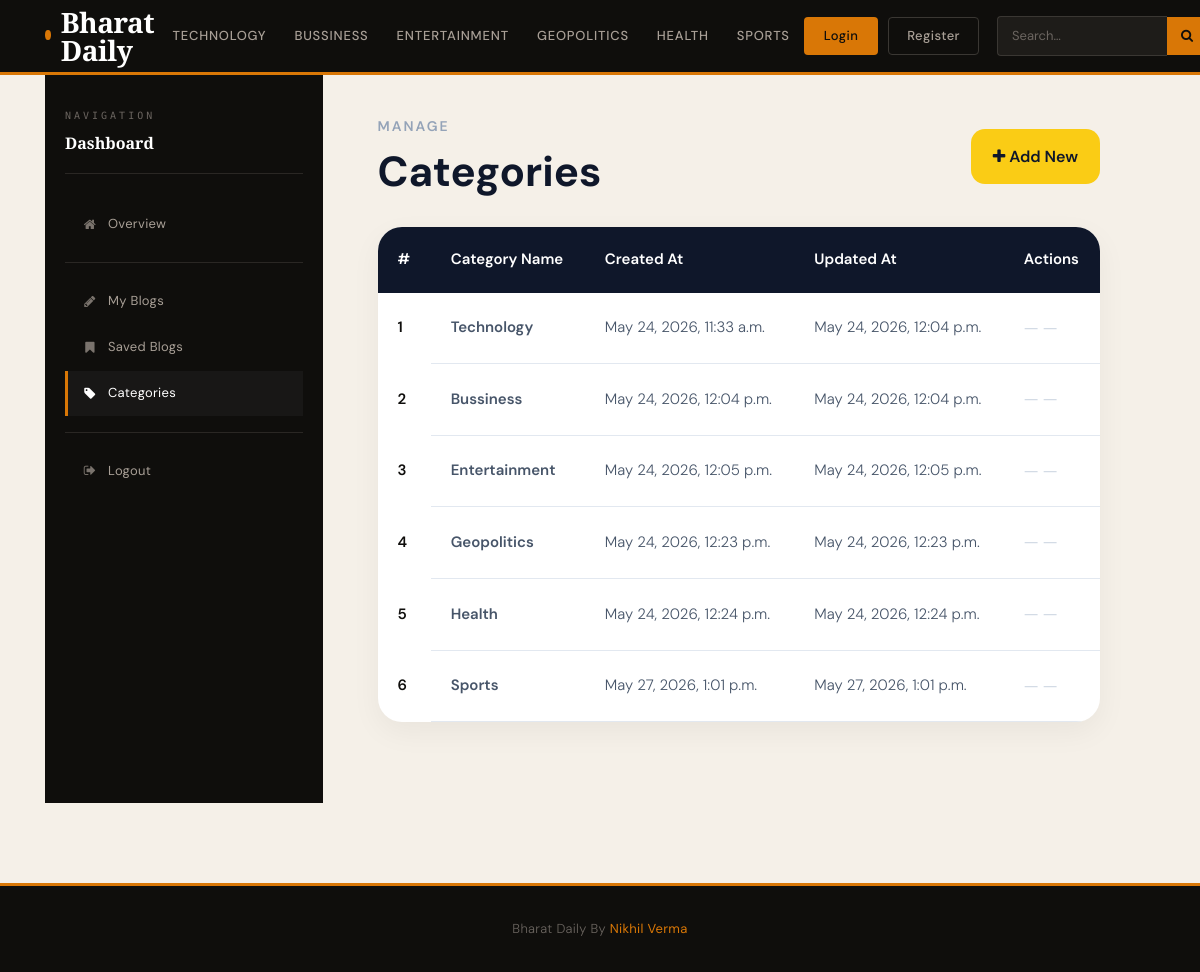
/dashboard/categories/, run on the app's committed database.
### blog/models.py (models this page shows)
class Category(models.Model):
    category_name=models.CharField(max_length=50,unique=True)
    created_at=models.DateTimeField(auto_now_add=True)
    updated_at=models.DateTimeField(auto_now=True)
    class Meta:
        verbose_name_plural = 'categories'
    def __str__(self):       #It is the strign representation of the category model
        return self.category_name

### dashboards/views.py (the view)
# urls.py: path('categories/',views.categories,name='categories'),
def categories(request):
    return render(request,'dashboard/categories.html')

### blog/context_processor.py (called while the page is built)
def get_categories(request):
      categories = Category.objects.all()
      return dict(categories=categories)

def get_social_link(request):
      social_link = SocialLink.objects.all()
      return dict(social_link=social_link)

### templates/dashboard/categories.html (shortened to what this page needs)
{% extends 'base.html' %}
{% block content %}
<div class="row m-0" style="min-height:calc(100vh - 72px);">
    {% include 'dashboard/sidebar.html' %}
    <div class="col-md-9">
        <div class="dash-content">
            <div class="dash-page-header">
                <div>
                    <p class="dash-page-label">Manage</p>
                    <h1 class="dash-page-title">Categories</h1>
                </div>
                <a href="{% url 'add_category' %}" class="dash-add-btn">
                    <i class="fa fa-plus"></i> Add New
                </a>
            </div>
            <div class="dash-table-wrap">
                <table class="dash-table">
                    <thead>
                        <tr>
                            <th>#</th>
                            <th>Category Name</th>
                            <th>Created At</th>
                            <th>Updated At</th>
                            <th>Actions</th>
                        </tr>
                    </thead>
                    <tbody>
                        {% for cat in categories %}
                        <tr>
                            <th>{{ forloop.counter }}</th>
                            <td class="cell-title">{{ cat }}</td>
                            <td>{{ cat.created_at }}</td>
                            <td>{{ cat.updated_at }}</td>
                            <td>
                                {% if perms.blog.change_category %}
                                <a href="{% url 'edit_category' cat.id %}" class="dash-action dash-action-edit">
                                    <i class="fa fa-pencil"></i>
                                </a>
                                {% else %}
                                <span class="dash-action-none">—</span>
                                {% endif %}
                                {% if perms.blog.delete_category %}
                                <a href="{% url 'delete_category' cat.id %}" class="dash-action dash-action-delete ml-1">
                                    <i class="fa fa-trash"></i>
                                </a>
                                {% else %}
                                <span class="dash-action-none">—</span>
                                {% endif %}
                            </td>
                        </tr>
                        {% endfor %}
                    </tbody>
                </table>
            </div>
        </div>
    </div>
</div>
{% endblock %}

### templates/base.html (shortened to what this page needs)
{% load static %}
<!DOCTYPE html>
<html lang="en">
<head>
    <link rel="stylesheet" href="https://stackpath.bootstrapcdn.com/bootstrap/4.5.2/css/bootstrap.min.css">
    <link rel="stylesheet" href="https://cdnjs.cloudflare.com/ajax/libs/font-awesome/4.7.0/css/font-awesome.min.css">
</head>
<body>
    <header class="main-header">
        <div class="container">
            <div class="header-inner">
                <a class="logo" href="/">
                    <span class="logo-dot"></span>
                    Bharat Daily
                </a>
                <ul class="nav-cats d-none d-lg-flex">
                    {% for cat in categories %}
                    <li>
                        <a href="{% url 'posts_by_category' cat.id %}">{{ cat.category_name }}</a>
                    </li>
                    {% endfor %}
                </ul>
                <div class="nav-actions">
                    {% if user.is_authenticated %}
                        <a class="btn-dashboard" href="{% url 'dashboard' %}">Dashboard</a>
                        <a class="btn-auth-logout" href="{% url 'logout' %}">Logout</a>
                    {% else %}
                        <a class="btn-auth-login" href="{% url 'login' %}">Login</a>
                        <a class="btn-auth-register" href="{% url 'register' %}">Register</a>
                    {% endif %}
                    <form action="{% url 'search' %}" method="get" class="search-form ml-2">
                        <input type="search" class="search-input" placeholder="Search…" name="keyword">
                        <button type="submit" class="search-btn"><i class="fa fa-search"></i></button>
                    </form>
                </div>
            </div>
        </div>
    </header>
    <div class="page-wrapper">
        <div class="container">
            {% block content %}{% endblock %}
        </div>
    </div>
    <footer>
        <div class="container">
            <p>Bharat Daily By <strong>Nikhil Verma</strong></p>
        </div>
    </footer>
</body>
</html>

### templates/base.html (style rules this page uses)
:root { --ink: #0f0e0c; --cream: #f5f0e8; --amber: #d97706; --amber-light: #fbbf24; --muted: #6b6560; --border: #e2ddd6; --white: #ffffff; --card-bg: #ffffff; --surface: #faf8f5; }
* { margin: 0; padding: 0; box-sizing: border-box; }
body { background: var(--cream); color: var(--ink); font-family: 'DM Sans', sans-serif; font-weight: 300; line-height: 1.7; }
.main-header { background: var(--ink); position: sticky; top: 0; z-index: 1000; border-bottom: 3px solid var(--amber); }
.header-inner { display: flex; align-items: center; justify-content: space-between; padding: 0 0; min-height: 72px; }
.logo { font-family: 'Playfair Display', serif; font-size: 28px; font-weight: 900; color: var(--white) !important; text-decoration: none !important; letter-spacing: -0.5px; display: flex; align-items: center; gap: 10px; line-height: 1; }
.logo-dot { width: 10px; height: 10px; background: var(--amber); border-radius: 50%; display: inline-block; margin-bottom: 2px; }
.nav-cats { display: flex; align-items: center; gap: 0; list-style: none; margin: 0; padding: 0; }
.nav-cats li a { color: #a89f96 !important; font-size: 13px; font-weight: 500; text-decoration: none; letter-spacing: 0.8px; text-transform: uppercase; padding: 24px 14px; display: block; transition: color 0.2s, background 0.2s; border-bottom: 3px solid transparent; margin-bottom: -3px; }
.nav-actions { display: flex; align-items: center; gap: 10px; }
.btn-auth-login { background: var(--amber); color: var(--ink) !important; font-size: 13px; font-weight: 500; padding: 8px 20px; border-radius: 4px; text-decoration: none; letter-spacing: 0.4px; transition: background 0.2s; border: none; }
.btn-auth-register { background: transparent; color: #a89f96 !important; font-size: 13px; font-weight: 500; padding: 7px 18px; border-radius: 4px; text-decoration: none; letter-spacing: 0.4px; border: 1px solid #3a3733; transition: all 0.2s; }
.search-form { display: flex; align-items: center; }
.search-input { background: #1e1c19; border: 1px solid #3a3733; border-right: none; color: var(--white); font-size: 13px; font-family: 'DM Sans', sans-serif; padding: 8px 14px; border-radius: 4px 0 0 4px; width: 170px; outline: none; transition: border-color 0.2s; }
.search-input::placeholder { color: #6b6560; }
.search-btn { background: var(--amber); border: none; color: var(--ink); padding: 8px 14px; border-radius: 0 4px 4px 0; cursor: pointer; transition: background 0.2s; font-size: 13px; }
.page-wrapper { min-height: calc(100vh - 72px - 80px); }
footer { background: var(--ink); color: #6b6560; text-align: center; padding: 32px 0; margin-top: 80px; border-top: 3px solid var(--amber); }
footer p { font-size: 13px; margin: 0; letter-spacing: 0.3px; }
footer strong { color: var(--amber); }

### templates/dashboard/_dash_styles.html (style rules this page uses)
.dash-content { padding:40px; width:100%; }
.dash-page-header { display:flex; justify-content:space-between; align-items:center; margin-bottom:30px; }
.dash-page-label { font-size:14px; font-weight:600; color:#94a3b8; text-transform:uppercase; letter-spacing:2px; margin-bottom:8px; }
.dash-page-title { font-size:42px; font-weight:700; color:#0f172a; margin:0; }
.dash-add-btn { background:#facc15; color:#0f172a; padding:14px 22px; border-radius:14px; font-weight:600; text-decoration:none !important; transition:0.3s; }
.dash-table-wrap { background:white; border-radius:24px; overflow:hidden; box-shadow:0 10px 30px rgba(0,0,0,0.05); }
.dash-table { width:100%; border-collapse:collapse; }
.dash-table thead { background:#0f172a; color:white; }
.dash-table th { padding:20px; font-size:15px; font-weight:600; }
.dash-table td { padding:20px; border-bottom:1px solid #e2e8f0; color:#475569; font-size:15px; }
.cell-title { font-weight:600; color:#0f172a; }
.dash-action-none { color:#cbd5e1; font-size:18px; }

### data on the page
Category: category_name "TECHNOLOGY", category_name "Technology", created_at "May 24, 2026, 11:33 a.m.", updated_at "May 24, 2026, 12:04 p.m."
Category: category_name "BUSSINESS", category_name "Bussiness", created_at "May 24, 2026, 12:04 p.m.", updated_at "May 24, 2026, 12:04 p.m."
Category: category_name "ENTERTAINMENT", category_name "Entertainment", created_at "May 24, 2026, 12:05 p.m.", updated_at "May 24, 2026, 12:05 p.m."
Category: category_name "GEOPOLITICS", category_name "Geopolitics", created_at "May 24, 2026, 12:23 p.m.", updated_at "May 24, 2026, 12:23 p.m."
Category: category_name "HEALTH", category_name "Health", created_at "May 24, 2026, 12:24 p.m.", updated_at "May 24, 2026, 12:24 p.m."
Category: category_name "SPORTS", category_name "Sports", created_at "May 27, 2026, 1:01 p.m.", updated_at "May 27, 2026, 1:01 p.m."
